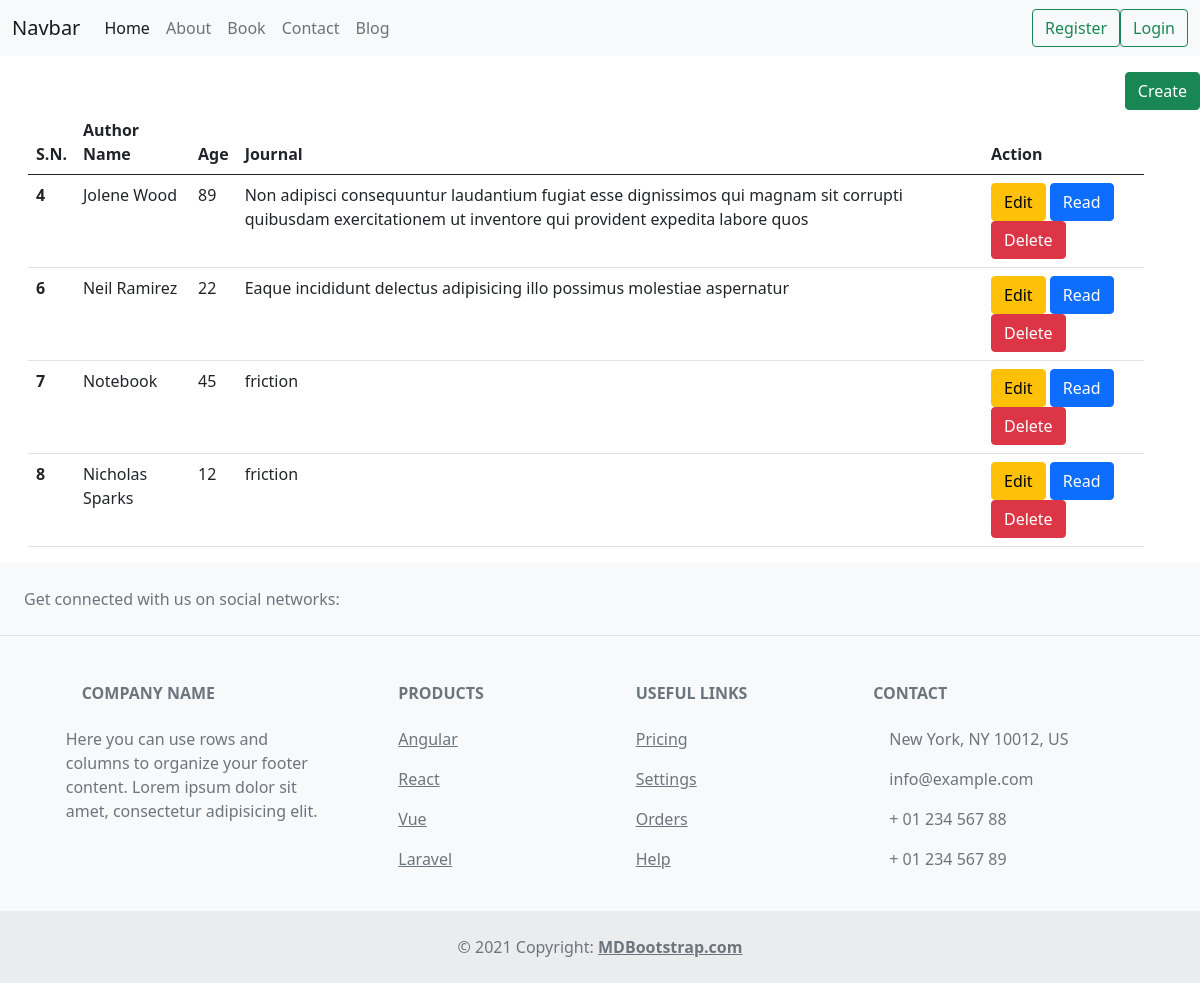
Page /author/ on the committed database.
### home/models.py (models this page shows, shortened)
class Author(models.Model):
    name = models.CharField(max_length=200)
    age = models.PositiveIntegerField()
    pen_name = models.CharField(max_length=200)
    journal = models.CharField(max_length=200)
    active_date = models.DateField()

### home/views.py (the view)
# urls.py: path('author/', views.author, name="author"),
def author(request):
    author = Author.objects.all()
    context={
        "author": author
    }
    return render(request, "author.html", context)

### templates/author.html (shortened to what this page needs)
{% extends 'base.html' %}
{% block content %}
<section>
  <a href="{% url 'createauthor' %}" class="float-end btn btn-success">Create</a>
  <div class="m-3 container">
    <table class="table">
    <thead>
      <tr>
        <th scope="col">S.N.</th>
        <th scope="col">Author Name</th>
        <th scope="col">Age</th>
        <th scope="col">Journal</th>
        <th scope="col">Action</th>
      </tr>
    </thead>
    <tbody>
        {% for  items in author %}
      <tr>
        <th scope="row">{{items.id}}</th>
        <td>{{items.name}}</td>
        <td>{{items.age}}</td>
        <td>{{items.journal}}</td>
        <td>
          <a href="{% url 'editauthor' items.id %}" class="btn btn-warning">Edit</a>
          <a href="{% url 'readauthor' items.id %}" class="btn btn-primary">Read</a>
          <a href="{% url 'deleteauthor' items.id %}" class="btn btn-danger">Delete</a>
        </td>
      </tr>
      {% endfor %}
    </tbody>
  </table>
</div>
</section>
{% endblock content %}

### rows in the picture
Author: id "4", name "Jolene Wood", age "89", journal "Non adipisci consequuntur laudantium fugiat esse dignissimos qui magnam sit corrupti quibusdam exercitationem ut inventore qui provident expedita labore quos"
Author: id "6", name "Neil Ramirez", age "22", journal "Eaque incididunt delectus adipisicing illo possimus molestiae aspernatur"
Author: id "7", name "Notebook", age "45", journal "friction"
Author: id "8", name "Nicholas Sparks", age "12", journal "friction"
